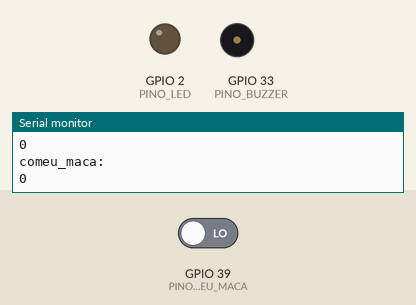
Simulated run of this sketch. Board: ESP32. On the bench: output pins drawn as LEDs (lit = HIGH), buzzer (waves = sounding, pin HIGH), the last lines printed to the serial monitor. The test bench sets the inputs (shaded band); at power-on: GPIO 39 (PINO_COMEU_MACA) LOW.

Above: at 1.2 s.
1.3 s: GPIO 39 (PINO_COMEU_MACA) driven HIGH
At 2.2 s:
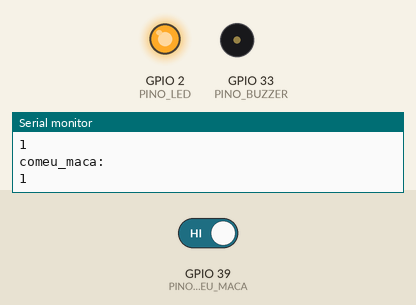
Timing chart, 0 to 4.3 s (numbered marks = the images above; inputs shaded):
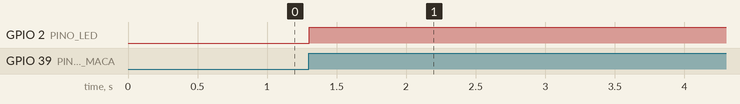

The sketch:

simple_melody.ino
```cpp
#include <Arduino.h>

const int PINO_COMEU_MACA = 39; // FPGA signal D35 GPIO35
const int PINO_BUZZER = 33; // Buzzer pin D33 GPIO33
const int PINO_3V3 = 32; // 3v3 signal pin
const int PINO_LED = 2; // Internal LED GPIO2
const int PWM_CHANNEL = 0; // PWM Channel for buzzer

#define PWM_FREQ 1000
#define PWM_RES 8

void setup() {
  ledcSetup(PWM_CHANNEL, PWM_FREQ, PWM_RES); // Setups PWM channel
  ledcAttachPin(PINO_BUZZER, PWM_CHANNEL); // Setups Buzzer pin with PWM
  pinMode(PINO_LED, OUTPUT); // Setups internal led pin
  // pinMode(PINO_3V3, OUTPUT); // Uncomment for 3v3 feeding pin
  pinMode(PINO_COMEU_MACA, INPUT);
  Serial.begin(115200);
}

void loop()  {
  int comeu_maca = digitalRead(PINO_COMEU_MACA);
  Serial.println("comeu_maca: ");
  Serial.println(comeu_maca);

  int melody[] = {
    440, 470, 500, 395, 410, 440, 470, 500
  };

  int tempo[] = {
    50, 50, 50, 50, 50, 50, 50, 50
  };

  if (comeu_maca == 1) {
    digitalWrite(PINO_LED, HIGH);
    for (int i = 0; i < sizeof(melody) / sizeof(melody[0]); i++)  {
      ledcWrite(PWM_CHANNEL, melody[i]);
      delay(tempo[i] * 1.30);             // Pequeno delay para espaçar as notas
      ledcWrite(PWM_CHANNEL, 0);          // Desliga o buzzer ao final de cada nota
      delay(25);                          // Pequeno delay para evitar cliques entre as notas
    }
  }
  else {
    digitalWrite(PINO_LED, LOW);
  }

  delay(50); // Pausa na musica por 50 ms
}
```

Measured:
- after the input at 1.3 s, GPIO 2 (PINO_LED): LOW → HIGH at once
